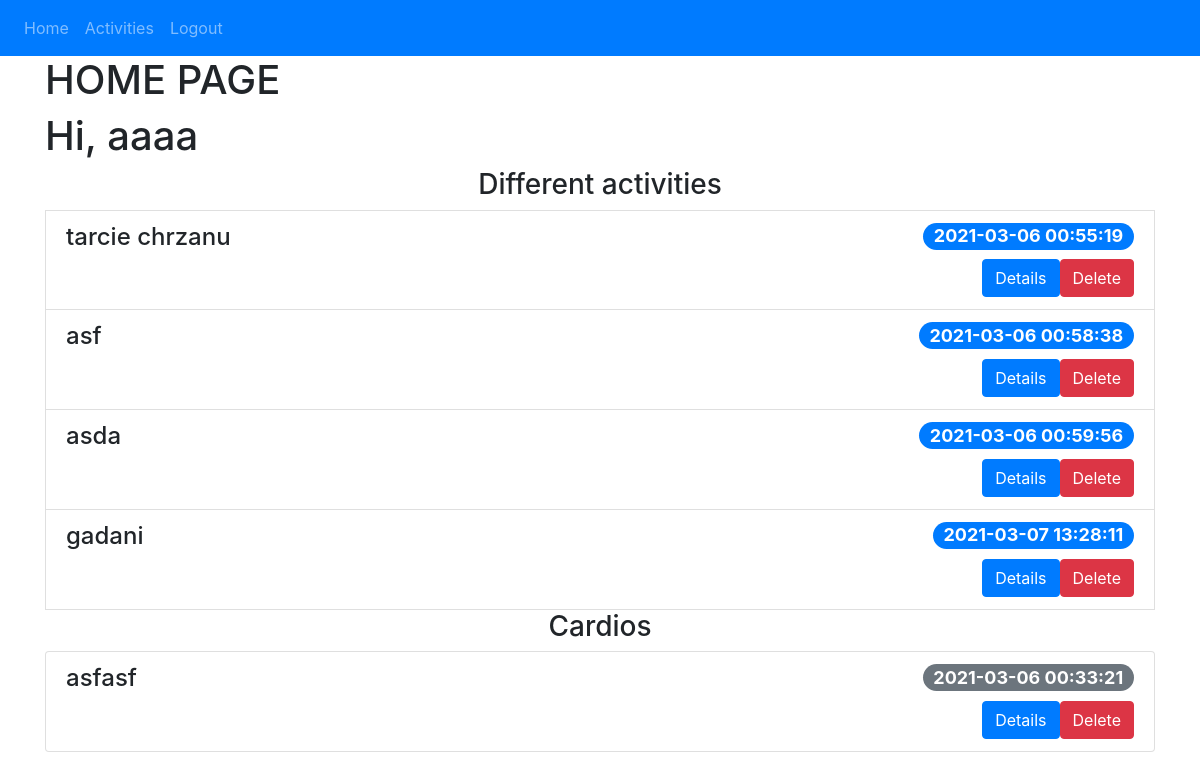
Before: / (signed in) with the older database file.
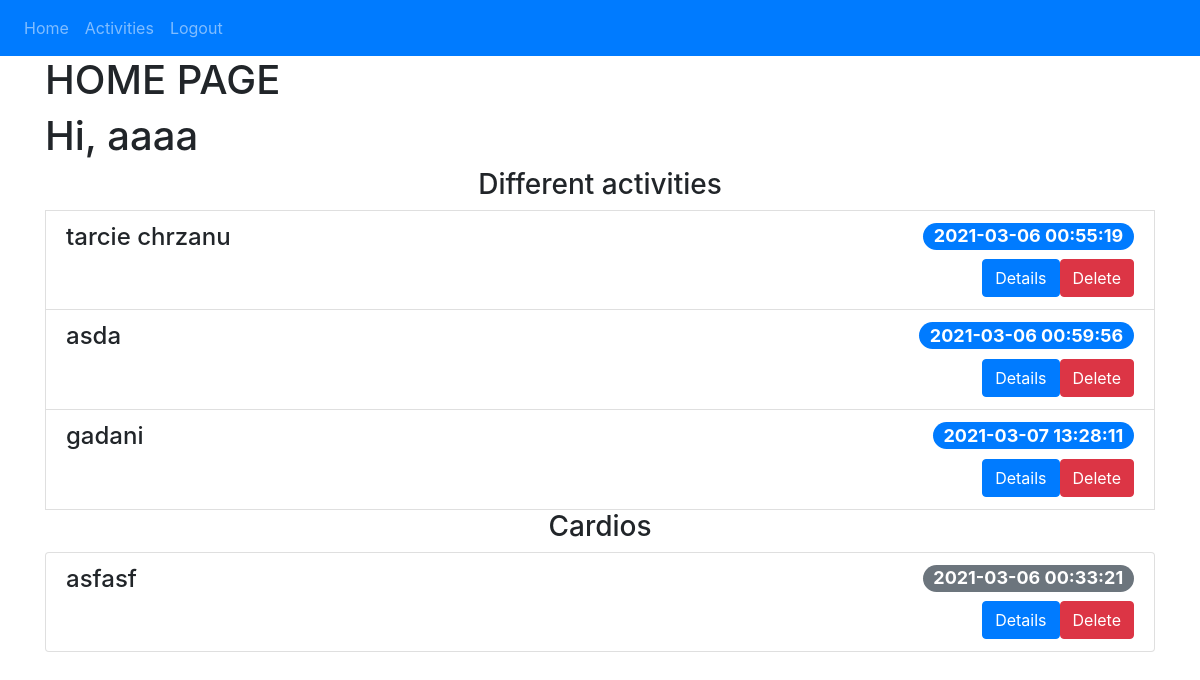
After: the same page with the newer database file.
### website/models.py (models this page shows)
class User(db.Model, UserMixin):
    id = db.Column(db.Integer, primary_key = True)
    name = db.Column(db.String(150), unique=True)
    password = db.Column(db.String(150))
    activities = db.relationship('Activity')
    cardios = db.relationship('Cardio')

class Activity(db.Model):
    id = db.Column(db.Integer, primary_key = True)
    activity_name = db.Column(db.String(150))
    duration = db.Column(db.Float)
    date = db.Column(db.DateTime(timezone=True), default=func.now())
    description = db.Column(db.String(200))
    user_id = db.Column(db.Integer, db.ForeignKey('user.id'))

class Cardio(db.Model):
    id = db.Column(db.Integer, primary_key = True)
    cardio_name =  db.Column(db.String(150))
    place = db.Column(db.String(100))
    distance = db.Column(db.Integer)
    duration = db.Column(db.Float)
    date = db.Column(db.DateTime(timezone=True), default=func.now())
    user_id = db.Column(db.Integer, db.ForeignKey('user.id'))

### website/views.py (the view)
@views.route('/', methods = ['GET'])
@login_required
def home():
    return render_template("home.html", user=current_user)

### website/__init__.py (called while the page is built)
def create_app():
    app = Flask(__name__)
    app.config['SECRET_KEY'] = SECRET_KEY
    app.config['SQLALCHEMY_DATABASE_URI'] = f'sqlite:///{DB_NAME}'
    db.init_app(app)
    from .views import views
    from .auth import auth
    from . import models
    from .models import User, Activity, Cardio
    app.register_blueprint(views, url_prefix='/')
    app.register_blueprint(auth, url_prefix='/')
    create_database(app)
    login_manager = LoginManager()
    login_manager.login_view = 'auth.login'
    login_manager.init_app(app)
    manager = Manager(app)
    migrate = Migrate(app, db)
    manager.add_command('db', MigrateCommand)
    if __name__ =='__main__':
        manager.run()
    @login_manager.user_loader
    def load_user(id):
        return User.query.get(int(id))
    return app

### website/templates/home.html (shortened to what this page needs)
{% extends "base.html" %}
{% block content %}
<h1>HOME PAGE</h1>
<h1>Hi, {{user.name}}</h1>
<h3 align = "center">Different activities</h3>
    {% for activity in user.activities %}
    <li class="list-group-item" ><h4>{{activity.activity_name}} <span class="badge badge-primary badge-pill float-right" >{{activity.date}}</span></h4>
        <form method="POST" action="{{ url_for('views.delete_activity', id=activity.id) }}">
            <button type="submit" class="btn btn-danger float-right text-center">Delete</button>
        </form>
        <div class="d-flex justify-content-end">
        <a class="btn btn-primary  float-center" href= 'activity/{{activity.id}}'>Details </a>
         </div>
    </li>
    {% endfor %}
<h3 align = "center">Cardios</h3>
    <ul class="list-group" id = "cardios">
    {% for cardio in user.cardios %}
    <li class="list-group-item" ><h4>{{cardio.cardio_name}}
        <span class="badge badge-secondary badge-pill float-right">{{cardio.date}}</span></h4>
        <form method="POST" action="{{ url_for('views.delete_cardio', id=cardio.id) }}">
            <button type="submit" class="btn btn-danger float-right text-center">Delete</button>
        </form>
        <div class="d-flex justify-content-end">
            <a class="btn btn-primary  float-center" href= 'cardio/{{cardio.id}}'>Details </a>
        </div>
    </li>
    {% endfor %}
</ul>
{% endblock %}

### website/templates/base.html (shortened to what this page needs)
<!DOCTYPE html>
<html>
    <head>
        <link
            rel="stylesheet"
            href="https://stackpath.bootstrapcdn.com/bootstrap/4.4.1/css/bootstrap.min.css"
        />
        <link
            rel="stylesheet"
            href="https://stackpath.bootstrapcdn.com/font-awesome/4.7.0/css/font-awesome.min.css"
        />
    </head>
    <body>
        <nav class="navbar navbar-expand navbar-dark bg-primary">
              <div class="navbar-nav">
                {% if user.is_authenticated %}
                <a class="nav-item nav-link" id="home" href="/">Home</a>
                <a class="nav-item nav-link" id="activities" href="/activities">Activities</a>
                <a class="nav-item nav-link" id="logout" href="/logout">Logout</a>
                {% else %}
                <a class="nav-item nav-link" id="login" href="/login">Login</a>
                <a class="nav-item nav-link" id="signUp" href="/sign-up">Sign Up</a>
                {% endif %}
            </div>
        </nav>
        <div class="container">
            {% block content %}
            {% endblock %}
        </div>
    </body>
</html>

Changed rows visible on the page:
removed Activity: activity_name "asf", date "2021-03-06 00:58:38"
